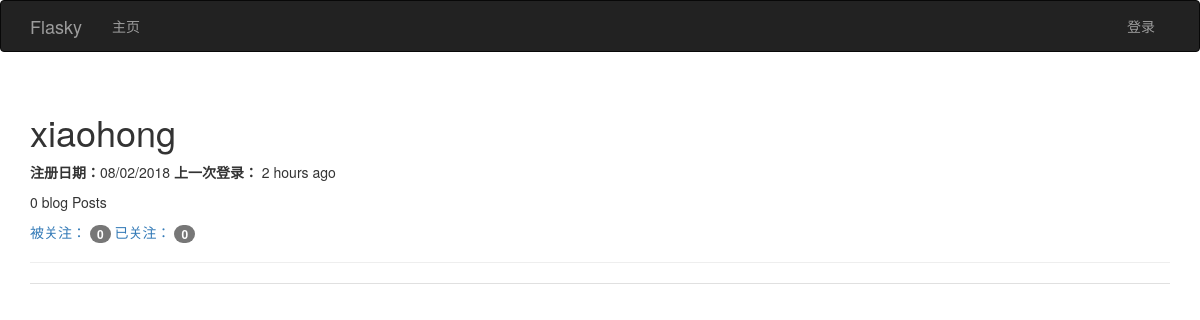
The page /user/xiaohong on the database as committed earlier.
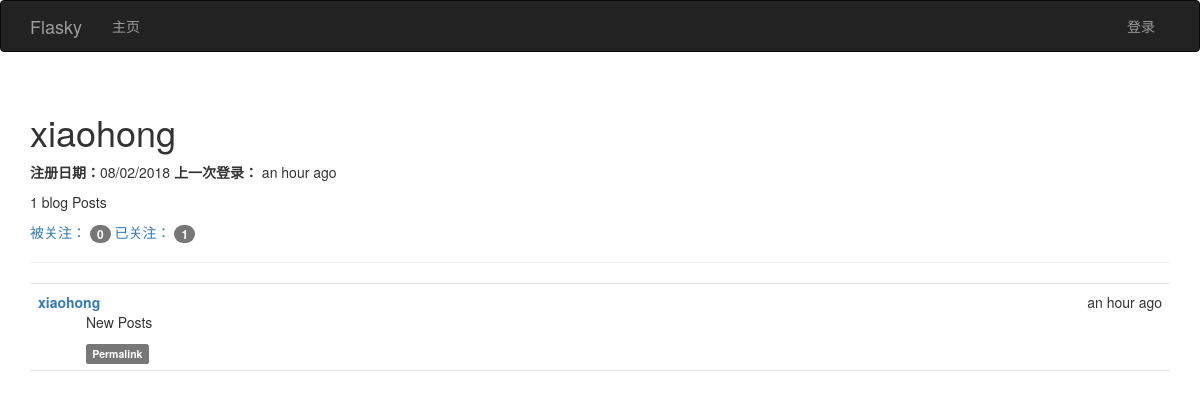
The same page on the database as committed later.
### app/models.py (models this page shows, shortened)
class User(UserMixin, db.Model):
    __tablename__ = 'users'
    id = db.Column(db.Integer, primary_key=True)
    username = db.Column(db.String(64), unique=True, index=True)
    email = db.Column(db.String(64), unique=True,index=True)
    role_id = db.Column(db.Integer, db.ForeignKey('roles.id'))
    password_hash = db.Column(db.String(128))
    confirmed = db.Column(db.Boolean, default= False)
    name = db.Column(db.String(64))
    location = db.Column(db.String(128))
    about_me = db.Column(db.Text())
    member_since = db.Column(db.DateTime(), default=datetime.utcnow)
    last_seen = db.Column(db.DateTime(), default=datetime.utcnow)
    posts = db.relationship('Post', backref='author', lazy='dynamic')
    followed = db.relationship('Follow', foreign_keys=[Follow.follower_id], backref=db.backref('follower', lazy='joined')
                               , lazy='dynamic', cascade='all,delete-orphan')
    followers = db.relationship('Follow', foreign_keys=[Follow.followed_id], backref=db.backref('followed',lazy='joined')
                                , lazy='dynamic',cascade='all,delete-orphan')
    @property
    def password(self):
        raise AttributeError('password is not a readable attribute')

class Post(db.Model):
    __tablename__ = 'posts'
    id = db.Column(db.Integer, primary_key=True)
    body = db.Column(db.Text)
    timestamp = db.Column(db.DateTime, index=True, default=datetime.utcnow)
    author_id = db.Column(db.Integer, db.ForeignKey('users.id'))
    body_html = db.Column(db.Text)

### app/main/views.py (the view)
@main.route('/user/<username>')
def user(username):
    user = User.query.filter_by(username= username).first()
    if user is None:
        abort(404)
    posts = user.posts.order_by(Post.timestamp.desc()).all()
    return render_template('user.html', user=user, posts=posts)

### app/auth/views.py (called while the page is built)
@auth.before_app_request
def before_request():
    if current_user.is_authenticated:
        current_user.ping()
        if not current_user.confirmed and request.endpoint[:5] != 'auth.':
            return redirect(url_for('auth.unconfirmed'))

### app/main/__init__.py (called while the page is built)
@main.app_context_processor
def inject_permissions():
    return dict(Permission=Permission)

### app/models.py (called while the page is built)
    def can(self, permission):
        return False

    def is_administrator(self):
        return False

### app/templates/user.html (shortened to what this page needs)
{%  extends "base.html" %}
{%  import "bootstrap/wtf.html" as wtf %}
{% block page_content %}
    <div class="page-header">
        <h1>  {{ user.username }} </h1>
     <p>
         <b>注册日期：</b>{{ moment(user.member_since).format('L') }}
         <b>上一次登录：</b> {{ moment(user.last_seen).fromNow(refresh=True) }}
     </p>
     <p> {{ user.posts.count() }} blog Posts</p>
    <p>
        <a href="{{ url_for('.followers', username=user.username) }}">被关注：
            <span class="badge">{{  user.followers.count() }}</span> </a>
         <a href="{{ url_for('.followed_by', username=user.username) }}">已关注：
            <span class="badge">{{  user.followed.count() }}</span> </a>
    </p>
    </div>
      {%  include '_posts.html' %}
{% endblock %}

### app/templates/base.html (shortened to what this page needs)
{% extends "bootstrap/base.html" %}
{% block head %}
{{ super() }}
<link rel="stylesheet" type="text/css" href="{{ url_for('static', filename='style.css') }}">
{% endblock %}
{% block navbar %}
<div class="navbar navbar-inverse" role="navigation">
    <div class="container">
        <div class="navbar-header">
            <a class="navbar-brand" href="{{ url_for('main.index') }}">Flasky</a>
        </div>
        <div class="navbar-collapse collapse">
            <ul class="nav navbar-nav">
                <li><a href="{{ url_for('main.index') }}">主页</a></li>
            </ul>
            <ul class="nav navbar-nav navbar-right">
                {% if current_user.is_authenticated %}
                <li class="dropdown">
                <a href="#" class="dropdown-toggle" data-toggle="dropdown">账户- {{ current_user.username }} <b class="caret"></b></a>
                     <ul class="dropdown-menu">
                    <li><a href="{{ url_for('auth.change_password') }}">修改密码</a></li>
                     <li><a href="{{ url_for('auth.change_email_request') }}">修改Email</a></li>
                     <li><a href="{{ url_for('auth.logout') }}">登出</a></li>
                    </ul>
                </li>
                {% else %}
                <li><a href="{{ url_for('auth.login') }}">登录</a></li>
                {% endif %}
            </ul>
        </div>
    </div>
</div>
{% endblock %}
{% block content %}
<div class="container">
    {% block page_content %}{% endblock %}
</div>
{% endblock %}

### app/templates/_posts.html (shortened to what this page needs)
  <ul class="posts">
        {% for post in posts %}
            <li class="post">
                <div class="post-date">
                    {{ moment(post.timestamp).fromNow() }}
                </div>
                <div class="post-author">
                    <a href="{{ url_for('.user', username=post.author.username) }}">{{ post.author.username }}</a>
                </div>
                <div class="post-content">
                    {% if post.body_html %}
                        {{  post.body_html | safe }}
                    {% else %}
                        {{ post.body }}
                    {% endif %}
                    <div class="post-footer">
                        <a href="{{ url_for('.post', id=post.id) }}">
                            <span class="label label-default">Permalink</span>
                        </a>
                    </div>
                </div>
            </li>
        {% endfor %}
    </ul>

### app/static/style.css (style rules this page uses)
ul.posts { list-style-type: none; padding: 0px; margin: 16px 0px 0px 0px; border-top: 1px solid #e0e0e0; }
ul.posts li.post { padding: 8px; border-bottom: 1px solid #e0e0e0; }
div.post-date { float: right; }
div.post-author { font-weight: bold; }
div.post-content { margin-left: 48px; min-height: 48px; }

Rows that differ between the two databases and show on the page:
changed User "xiaohong": last_seen "2 hours ago" → "an hour ago"
added Post: timestamp "an hour ago", author.username "xiaohong", body_html "New Posts"
Other text that changed with them:
{{ user.posts.count() }}: "0" → "1"
{{ user.followed.count() }}: "0" → "1"
